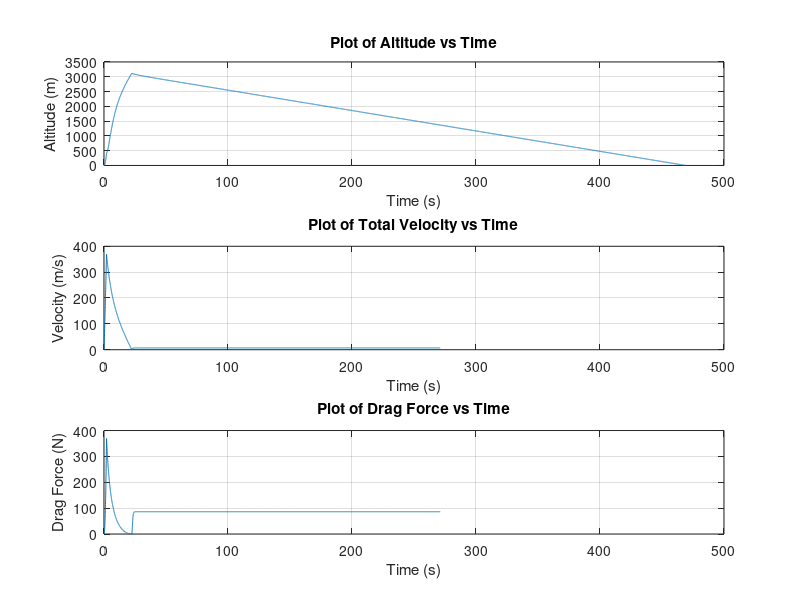

Write MATLAB code to recreate this figure.
% Project - Sounding Rocket Simulator
% Developer info - Syed Affan, B.Tech ECE Vellore Institute of Technology
% Project under - Dr. Hari Hablani

% Given parameters
g = 9.81; % m/s^2, acceleration due to gravity
isp = 122.96; % s, specific impulse
Rmo = 12.137; % kg, launch mass
thrust = 2006; % N, thrust force
Mmo = 5.844; % kg, motor hardware + propellant mass
Pmo = 3.34956; % kg, propellant mass
cd = 0.64; % drag coefficient for truncated tangent ogive nose cone
cd2 = 1.0;
cdp = 1.75;
rho = 1.17123; % kg/m^3, air density for pressure 29.7 inHg and 26C

% Calculated parameters
c = isp * g; % m/s, effective exhaust velocity
A = 0.00723456; % m^2, cross-sectional area of airframe
A2 = 0.22752;
Ap = 1.76625;
mbo = Rmo - Pmo; % kg, burnout mass
mdot = thrust / (isp * g); % kg/s, mass burn rate
tb = Pmo / mdot; % s, time at burnout

k = cd * A * 0.5 * rho;
k2 = cd2 * A2 * 0.5 * rho;
kp = cdp * Ap * 0.5 * rho;



A1 = [];
A2 = [];
A3 = [];
% Burn phase calculations
for dt = 0:0.03:tb
    W = Rmo - (mdot * dt);
    v = (c * log(Rmo / W)) - (g * dt); 
    D = k * v^2;
   
    cosh_arg = ((dt / W) * sqrt(k * (thrust - (W * g))));
    sb = (W / k) * log(cosh(cosh_arg));
    
    A1(end+1) = sb;
    A2(end+1) = v;
    A3(end+1) = D;
end

% Coasting phase calculations
tc = sqrt(mbo / (g * k)) * atan(v * sqrt(k / (mbo * g)));
psi = k / mbo;

for dt1 = 0:0.03:tc
    vc = sqrt(g / psi) * tan(atan(sqrt(psi / g) * v) - sqrt(psi * g) * dt1);
    sc = (mbo / (2 * k)) * log(((mbo * g) + (k * (v - vc)^2)) / (mbo * g)); 
    Dc = k * vc^2;
    smax = sc + sb;
    
    A1(end+1) = smax; 
    A2(end+1) = vc;
    A3(end+1) = Dc;
end

% Descent phase calculations
tt = smax * sqrt(kp / (mbo * g));

for dt2 = 0:0.03:tt
    exponent = sqrt(2 * cdp * Ap * rho * g / mbo) * dt2;
    numerator = sqrt(2 * g * mbo) * (exp(exponent) - 1);
    denominator = sqrt(cdp * Ap * rho) * (exp(exponent) + 1);
    vf = numerator / denominator;
    vt = sqrt(mbo * g / kp);
    Df = kp * vf^2;
    sf = smax - vt * dt2 + ((vt * mbo) / kp) * (exp(-kp * dt2 / mbo) - 1);
    
    if sf > 0 
        A1(end+1) = sf;  
        A2(end+1) = vf;
        A3(end+1) = Df;
    end
end

% Time vectors for plotting
t = 0:0.03:(length(A1) - 1) * 0.03;
t2 = 0:0.03:(length(A2) - 1) * 0.03;
t3 = 0:0.03:(length(A3) - 1) * 0.03;

% Plotting results
figure;

subplot(3,1,1)
plot(t, A1);
xlabel('Time (s)');
ylabel('Altitude (m)');
title('Plot of Altitude vs Time');
grid on;

subplot(3,1,2)
plot(t2, A2);
xlabel('Time (s)');
ylabel('Velocity (m/s)');
title('Plot of Total Velocity vs Time');
grid on;

subplot(3,1,3)
plot(t3, A3);
xlabel('Time (s)');
ylabel('Drag Force (N)');
title('Plot of Drag Force vs Time');
grid on;
